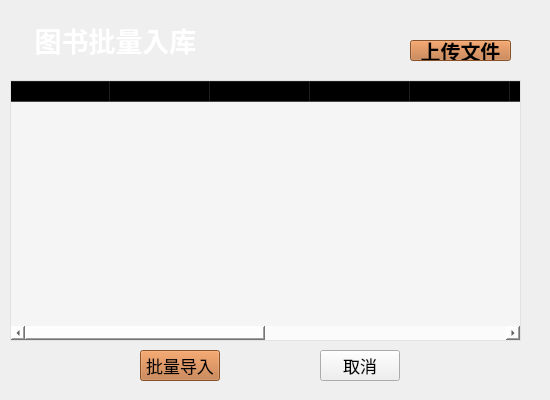
<?xml version="1.0" encoding="UTF-8"?>
<ui version="4.0">
 <class>multibookinsert</class>
 <widget class="QWidget" name="multibookinsert">
  <property name="windowModality">
   <enum>Qt::NonModal</enum>
  </property>
  <property name="geometry">
   <rect>
    <x>0</x>
    <y>0</y>
    <width>550</width>
    <height>400</height>
   </rect>
  </property>
  <property name="minimumSize">
   <size>
    <width>550</width>
    <height>400</height>
   </size>
  </property>
  <property name="maximumSize">
   <size>
    <width>550</width>
    <height>400</height>
   </size>
  </property>
  <property name="font">
   <font>
    <pointsize>13</pointsize>
   </font>
  </property>
  <property name="windowTitle">
   <string>图书批量入库</string>
  </property>
  <property name="styleSheet">
   <string notr="true"/>
  </property>
  <widget class="QLabel" name="label">
   <property name="geometry">
    <rect>
     <x>30</x>
     <y>10</y>
     <width>171</width>
     <height>61</height>
    </rect>
   </property>
   <property name="text">
    <string>&lt;html&gt;&lt;head/&gt;&lt;body&gt;&lt;p align=&quot;center&quot;&gt;&lt;span style=&quot; font-size:20pt; font-weight:700; color:#ffffff;&quot;&gt;图书批量入库&lt;/span&gt;&lt;/p&gt;&lt;/body&gt;&lt;/html&gt;</string>
   </property>
  </widget>
  <widget class="QPushButton" name="fileimport">
   <property name="geometry">
    <rect>
     <x>410</x>
     <y>40</y>
     <width>101</width>
     <height>21</height>
    </rect>
   </property>
   <property name="font">
    <font>
     <family>Microsoft Sans Serif</family>
     <pointsize>15</pointsize>
     <bold>true</bold>
    </font>
   </property>
   <property name="styleSheet">
    <string notr="true">background-color: rgb(231, 197, 172);
background-color: rgb(192, 113, 56);</string>
   </property>
   <property name="text">
    <string>上传文件</string>
   </property>
   <property name="icon">
    <iconset theme="computer"/>
   </property>
  </widget>
  <widget class="QTableWidget" name="resulttable">
   <property name="geometry">
    <rect>
     <x>10</x>
     <y>80</y>
     <width>511</width>
     <height>261</height>
    </rect>
   </property>
   <property name="font">
    <font>
     <pointsize>8</pointsize>
     <bold>true</bold>
    </font>
   </property>
   <property name="styleSheet">
    <string notr="true">background-color: rgba(255, 255, 255, 100);</string>
   </property>
   <column>
    <property name="text">
     <string>ISBN</string>
    </property>
    <property name="font">
     <font>
      <pointsize>9</pointsize>
     </font>
    </property>
   </column>
   <column>
    <property name="text">
     <string>书名</string>
    </property>
   </column>
   <column>
    <property name="text">
     <string>作者</string>
    </property>
   </column>
   <column>
    <property name="text">
     <string>类别</string>
    </property>
   </column>
   <column>
    <property name="text">
     <string>出版社</string>
    </property>
   </column>
   <column>
    <property name="text">
     <string>年份</string>
    </property>
   </column>
   <column>
    <property name="text">
     <string>语言</string>
    </property>
   </column>
   <column>
    <property name="text">
     <string>价格</string>
    </property>
   </column>
   <column>
    <property name="text">
     <string>总藏书量</string>
    </property>
   </column>
   <column>
    <property name="text">
     <string>目前数量</string>
    </property>
   </column>
  </widget>
  <widget class="QPushButton" name="multipleinsert">
   <property name="geometry">
    <rect>
     <x>140</x>
     <y>350</y>
     <width>80</width>
     <height>31</height>
    </rect>
   </property>
   <property name="styleSheet">
    <string notr="true">background-color: rgb(231, 197, 172);
background-color: rgb(192, 113, 56);</string>
   </property>
   <property name="text">
    <string>批量导入</string>
   </property>
  </widget>
  <widget class="QPushButton" name="clear">
   <property name="geometry">
    <rect>
     <x>320</x>
     <y>350</y>
     <width>80</width>
     <height>31</height>
    </rect>
   </property>
   <property name="text">
    <string>取消</string>
   </property>
  </widget>
  <widget class="QFrame" name="frame">
   <property name="geometry">
    <rect>
     <x>-10</x>
     <y>-10</y>
     <width>561</width>
     <height>421</height>
    </rect>
   </property>
   <property name="styleSheet">
    <string notr="true">border-image: url(:/img/library6.jpg);</string>
   </property>
   <property name="frameShape">
    <enum>QFrame::StyledPanel</enum>
   </property>
   <property name="frameShadow">
    <enum>QFrame::Raised</enum>
   </property>
  </widget>
  <zorder>frame</zorder>
  <zorder>label</zorder>
  <zorder>fileimport</zorder>
  <zorder>resulttable</zorder>
  <zorder>multipleinsert</zorder>
  <zorder>clear</zorder>
 </widget>
 <resources/>
 <connections/>
</ui>
